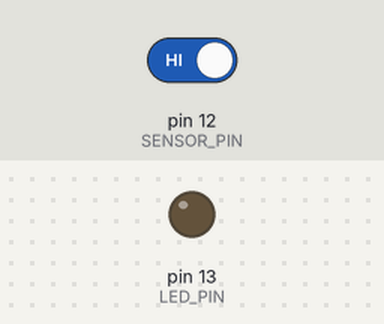
A sketch run on a simulated Arduino Uno, built with avr-gcc and run on an emulated ATmega328P. On the bench: output pins drawn as LEDs (lit = HIGH). The inputs (shaded band) are chosen by the test bench; at power-on: pin 12 (SENSOR_PIN) HIGH.

Above: at 1.2 s.
1.3 s: pin 12 (SENSOR_PIN) driven LOW
At 3.05 s:
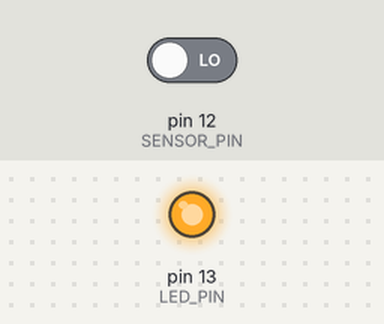
Timing chart, 0 to 8.3 s (numbered marks = the images above; inputs shaded):
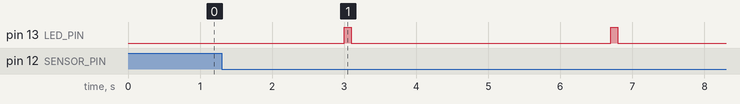

The sketch:

test_led_display_tm1637.ino
```cpp
#define SENSOR_PIN 12
#define LED_PIN 13

void setup() {
  pinMode(SENSOR_PIN, INPUT_PULLUP);
  pinMode(LED_PIN, OUTPUT);
}

void loop() {
  int pulseCount = 0;
  int lastState = HIGH;
  unsigned long startTime = millis();

  // Считаем импульсы 3 секунды
  while (millis() - startTime < 3000) {
    int currentState = digitalRead(SENSOR_PIN);

    // Ловим фронт (HIGH -> LOW, т.к. с подтяжкой)
    if (lastState == HIGH && currentState == LOW) {
      pulseCount++;
    }
    lastState = currentState;
  }

  // Мигаем LED столько раз, сколько насчитали
  for (int i = 0; i < pulseCount; i++) {
    digitalWrite(LED_PIN, HIGH);
    delay(100);
    digitalWrite(LED_PIN, LOW);
    delay(100);
  }

  delay(500); // Пауза перед следующим циклом
}
```

Measured:
- after the input at 1.3 s, pin 13 (LED_PIN): alternates HIGH for 0.10 s and LOW for 3.6 s, starting after 1.7 s
